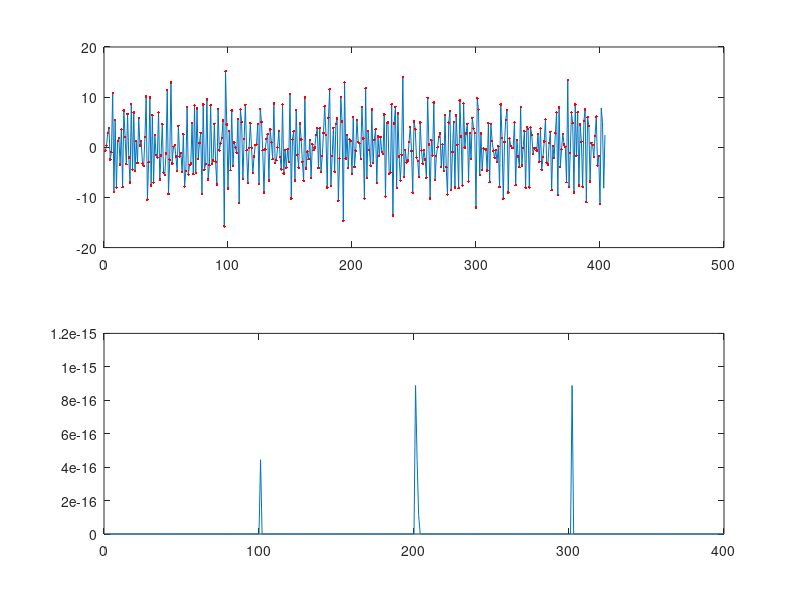

This figure's MATLAB source:
% function temp_test

clear all;
close all;

coef = [-1 2 3 -4 2];
s = randn(1, 400);
b = conv(s, coef);

tail_data = zeros(1, 4);
c = zeros(1, length(s));
for i=1:4
    sp = (i-1)*100 + 1;
    ep = sp + 99;
    a = s(sp:ep);
    
    a = conv(a, coef);
    a(1:4) = a(1:4) + tail_data;
    tail_data = a(end-3:end);
    a = a(1:end-4);
    
    c(sp:ep) = a;
end

subplot(2,1,1); plot(b); hold on; plot(c,'r.');
subplot(2,1,2); plot(c - b(1:400));
